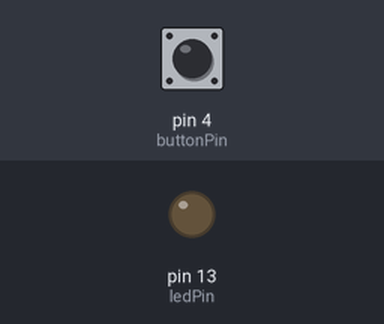
The sketch below on a simulated Arduino Uno, built with avr-gcc and run on an emulated ATmega328P. On the bench: output pins drawn as LEDs (lit = HIGH). Inputs (shaded band) come from the test bench; at power-on: pin 4 (buttonPin) LOW.

Above: at 1.2 s.
1.3 s: pin 4 (buttonPin) pulled HIGH for 0.15 s
At 1.37 s:
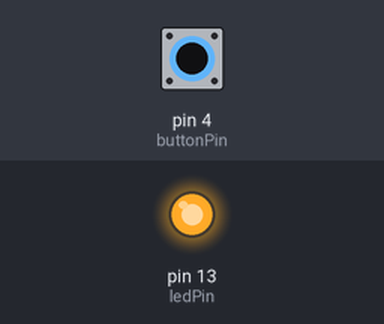
2.9 s: pin 4 (buttonPin) pulled HIGH for 3.2 s
At 7.0 s:
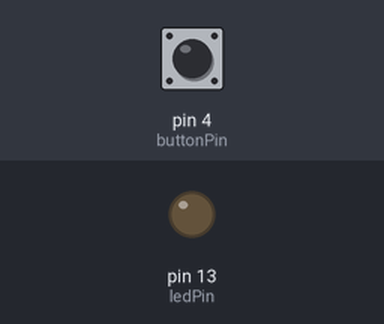
Timing chart, 0 to 8.5 s (numbered marks = the images above; inputs shaded):
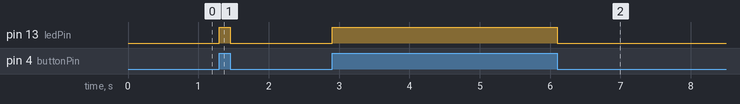

The sketch:

Pull_up___Pull_down.ino
```cpp
int ledPin = 13;
int buttonPin = 4;
int buttonState = 0;

void setup() {
    pinMode(ledPin, OUTPUT); //
    pinMode(buttonPin, INPUT); // buttonPin은 내가 입력하는 값
}

void loop() {
    buttonState = digitalRead(buttonPin); // buttonPin을 누르기 전 상태 0 -> LOW, 누른 후 상태 1 -> HIGH.
    if(buttonState == HIGH)
    {
        digitalWrite(ledPin, HIGH);
    }
    else if(buttonState == LOW)
    {
        digitalWrite(ledPin, LOW);
    }
}
```

Measured:
- after the input at 1.3 s, pin 13 (ledPin): LOW → HIGH at once, → LOW 0.15 s later
- after the input at 2.9 s, pin 13 (ledPin): LOW → HIGH at once, → LOW 3.2 s later
